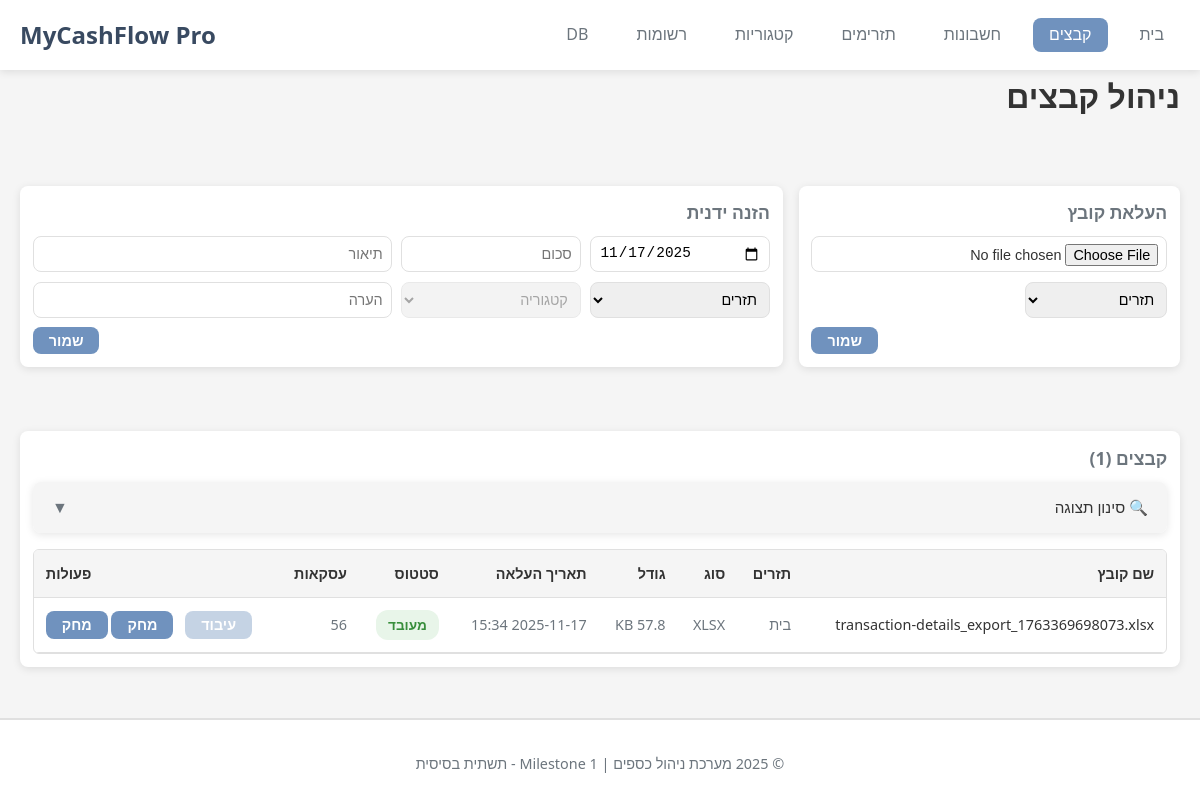
Screenshot of /files/ with the database file from the repository.
### tables this page shows
CREATE TABLE files (
        id INTEGER PRIMARY KEY AUTOINCREMENT,
        flow_id INTEGER NOT NULL,
        account_id INTEGER,
        original_filename TEXT NOT NULL,
        stored_filename TEXT NOT NULL,
        file_path TEXT NOT NULL,
        file_type TEXT NOT NULL,
        source_name TEXT,
        file_size INTEGER,
        encoding TEXT,
        upload_date TIMESTAMP DEFAULT CURRENT_TIMESTAMP,
        processed BOOLEAN DEFAULT 0,
        processed_date TIMESTAMP,
        num_transactions INTEGER DEFAULT 0,
        status TEXT DEFAULT 'pending',
        error_message TEXT,
        created_at TIMESTAMP DEFAULT CURRENT_TIMESTAMP,
        FOREIGN KEY (flow_id) REFERENCES flows(id) ON DELETE CASCADE,
        FOREIGN KEY (account_id) REFERENCES accounts(id) ON DELETE SET NULL
    );

CREATE TABLE flows (
        id INTEGER PRIMARY KEY AUTOINCREMENT,
        name TEXT NOT NULL UNIQUE,
        description TEXT,
        icon TEXT,
        color TEXT DEFAULT '#4A90E2',
        is_active BOOLEAN DEFAULT 1,
        created_at TIMESTAMP DEFAULT CURRENT_TIMESTAMP,
        updated_at TIMESTAMP DEFAULT CURRENT_TIMESTAMP
    );

### routes/files.py (the view)
@files_bp.route('/files')
@files_bp.route('/files/')
def files_list():
    try:
        import database
        flow_id = request.args.get('flow_id', type=int)
        files = file_service.get_all_files(flow_id)
        conn = database.get_connection()
        cursor = conn.cursor()
        cursor.execute('''
            SELECT id, name, description, is_active
            FROM flows
            WHERE is_active = 1
            ORDER BY id
        ''')
        flows = []
        for row in cursor.fetchall():
            flows.append({
                'id': row[0],
                'name': row[1],
                'description': row[2],
                'is_active': row[3]
            })
        conn.close()
        return render_template('files/files.html',
                             files=files,
                             flows=flows,
                             current_flow_id=flow_id)
    except Exception as e:
        return f"שגיאה: {str(e)}", 500

### database.py (called while the page is built)
def get_connection():
    os.makedirs('data', exist_ok=True)
    conn = sqlite3.connect(DB_PATH, timeout=30.0)  # המתנה עד 30 שניות לנעילה
    conn.row_factory = sqlite3.Row  # מאפשר גישה לעמודות לפי שם
    conn.execute('PRAGMA foreign_keys = ON')  # אכיפת foreign keys
    conn.execute('PRAGMA journal_mode=WAL')  # מצב Write-Ahead Logging לביצועים טובים יותר
    return conn

### templates/files/files.html (shortened to what this page needs)
{% extends "base.html" %}
{% block content %}
<div class="page-header">
    <h2>ניהול קבצים</h2>
</div>
<div style="display: grid; grid-template-columns: 1fr 2fr; gap: 1rem; margin-bottom: 1rem;">
    <div class="flows-section">
        <h3>העלאת קובץ</h3>
        <form id="uploadForm" class="compact-form" enctype="multipart/form-data">
            <div class="form-row">
                <div class="form-field">
                    <input type="file" id="file" name="file" accept=".xlsx,.xls,.csv,.tsv,.pdf,.dat" title="Excel, PDF, CSV, TSV, DAT | מקסימום: 50MB" placeholder="Excel, PDF, CSV, TSV, DAT | מקסימום: 50MB" required>
                </div>
            </div>
            <div class="form-row">
                <div class="form-field" style="max-width: 40%;">
                    <select id="flow_id" name="flow_id" required>
                        <option value="">תזרים</option>
                    </select>
                </div>
            </div>
            <div class="form-row">
                <button type="submit" class="btn btn-primary btn-compact" id="uploadBtn">שמור</button>
            </div>
        </form>
    </div>
    <div class="flows-section">
        <h3>הזנה ידנית</h3>
        <form id="manualForm" class="compact-form">
            <div class="form-row">
                <div class="form-field">
                    <input type="date" id="manual_date" name="date" required>
                </div>
                <div class="form-field">
                    <input type="number" id="manual_amount" name="amount" step="0.01" placeholder="סכום" required>
                </div>
                <div class="form-field" style="flex: 2;">
                    <input type="text" id="manual_description" name="description" placeholder="תיאור" required>
                </div>
            </div>
            <div class="form-row">
                <div class="form-field">
                    <select id="manual_flow_id" name="flow_id" required onchange="loadCategories()">
                        <option value="">תזרים</option>
                    </select>
                </div>
                <div class="form-field">
                    <select id="manual_category_id" name="category_id" required disabled>
                        <option value="">קטגוריה</option>
                    </select>
                </div>
                <div class="form-field" style="flex: 2;">
                    <input type="text" id="manual_notes" name="notes" placeholder="הערה">
                </div>
            </div>
            <div class="form-row">
                <button type="submit" class="btn btn-primary btn-compact" id="manualBtn">שמור</button>
            </div>
        </form>
    </div>
</div>
<div class="flows-section">
    <h3>קבצים ({{ files|length }})</h3>
    <div class="filter-panel" id="filterPanel" onmouseleave="closeFilterPanel()">
        <div class="filter-header" onclick="toggleFilterPanel()">
            <h4>🔍 סינון תצוגה</h4>
            <span class="filter-toggle-icon" id="filterToggle">▼</span>
        </div>
    </div>
    {% if files %}
    <div class="table-scroll">
        <table class="files-table data-table">
            <thead>
                <tr>
                    <th>שם קובץ</th>
                    <th>תזרים</th>
                    <th>סוג</th>
                    <th>גודל</th>
                    <th>תאריך העלאה</th>
                    <th>סטטוס</th>
                    <th>עסקאות</th>
                    <th style="text-align: left;">פעולות</th>
                </tr>
            </thead>
            <tbody id="filesTableBody">
                {% for file in files %}
                <tr data-flow="{{ file.flow_name }}"
                    data-status="{{ file.status }}"
                    data-type="{{ file.file_type }}"
                    data-date="{{ file.upload_date[:10] if file.upload_date else '' }}"
                    data-file-id="{{ file.id }}"
                    data-stored-filename="{{ file.stored_filename }}">
                    <td style="color: #333;">
                        {{ file.original_filename }}
                    </td>
                    <td>{{ file.flow_name }}</td>
                    <td>{{ file.file_type }}</td>
                    <td>
                        {% if file.file_size %}
                            {{ "%.1f"|format(file.file_size / 1024) }} KB
                        {% else %}
                            -
                        {% endif %}
                    </td>
                    <td>{{ file.upload_date[:16] if file.upload_date else '-' }}</td>
                    <td>
                        {% if file.status == 'processed' %}
                            <span class="status-badge status-processed">מעובד</span>
                        {% elif file.status == 'error' %}
                            <span class="status-badge status-error">שגיאה</span>
                        {% else %}
                            <span class="status-badge status-uploaded">הועלה</span>
                        {% endif %}
                    </td>
                    <td>{{ file.num_transactions }}</td>
                    <td style="text-align: left; white-space: nowrap;">
                        <button
                            class="filter-btn filter-btn-primary"
                            onclick="processFile({{ file.id }}, '{{ file.original_filename }}')"
                            style="margin-left: 0.5rem;{% if file.processed %} opacity: 0.4; cursor: not-allowed;{% endif %}"
                            {% if file.processed %}disabled{% endif %}>
                            עיבוד
                        </button>
                        <button
                            class="filter-btn filter-btn-primary"
                            onclick="deleteFile({{ file.id }}, '{{ file.original_filename }}', {{ file.num_transactions }})">
                            מחק
                        </button>
                        <button
                            class="filter-btn filter-btn-primary"
                            onclick="deleteFile({{ file.id }}, '{{ file.original_filename }}', {{ file.num_transactions }})">
                            מחק
                        </button>
                    </td>
                </tr>
                {% endfor %}
            </tbody>
        </table>
    </div>
    {% else %}
    <div class="no-data">
        <div style="font-size: 3rem; opacity: 0.3; margin-bottom: 1rem;">📂</div>
        <p>טרם הועלו קבצים</p>
        <p style="font-size: 0.9rem; margin-top: 0.5rem;">השתמש בטופס למעלה להעלאת קובץ ראשון</p>
    </div>
    {% endif %}
</div>
{% endblock %}

### static/css/style.css (style rules this page uses)
:root { --primary-color: #7092BE; --secondary-color: #6C757D; --light-gray: #F5F5F5; --medium-gray: #E0E0E0; --dark-gray: #333333; --success-color: #28A745; --warning-color: #FFC107; --error-color: #DC3545; --white: #FFFFFF; --border-radius: 8px; --shadow: 0 2px 8px rgba(0, 0, 0, 0.1); }
* { margin: 0; padding: 0; box-sizing: border-box; }
body { font-family: 'Segoe UI', Tahoma, Geneva, Verdana, sans-serif; direction: rtl; text-align: right; background-color: var(--light-gray); color: var(--dark-gray); line-height: 1.6; }
h2 { color: var(--dark-gray); font-size: 2rem; margin-bottom: 1rem; font-weight: 600; }
h3 { color: var(--secondary-color); font-size: 1.5rem; margin: 2rem 0 1rem; font-weight: 600; }
h4 { color: var(--secondary-color); font-size: 1.2rem; margin: 1rem 0 0.5rem; }
.flows-section { background-color: var(--white); padding: 2rem; border-radius: var(--border-radius); box-shadow: var(--shadow); margin: 2rem 0; }
.page-header { margin-bottom: 2rem; }
.table-scroll { overflow-x: auto; border: 1px solid var(--medium-gray); border-radius: 6px; }
.data-table { width: 100%; border-collapse: collapse; font-size: 0.9rem; }
.data-table thead { background-color: var(--light-gray); }
.data-table th, .data-table td { padding: 0.75rem; text-align: right; border-bottom: 1px solid var(--medium-gray); }
.data-table th { font-weight: 600; color: var(--dark-gray); }
.data-table td { color: var(--secondary-color); }
.btn { padding: 0.75rem 1.5rem; border: none; border-radius: var(--border-radius); font-size: 1rem; font-weight: 600; cursor: pointer; transition: all 0.3s; text-decoration: none; display: inline-block; }
.btn-primary { background-color: var(--primary-color); color: var(--white); }

### templates/files/files.html (style rules this page uses)
:root { --input-height: 36px; --button-height: 28px; --section-padding: 0.8rem; }
.compact-form { display: flex; flex-wrap: wrap; gap: 0.6rem; }
.compact-form .form-row { display: flex; gap: 0.6rem; width: 100%; align-items: center; }
.compact-form .form-field { flex: 1; min-width: 120px; }
.compact-form input, .compact-form select { width: 100%; height: var(--input-height); padding: 0 0.5rem; border: 1px solid var(--medium-gray); border-radius: var(--border-radius); font-size: 0.9rem; line-height: 1.2; box-sizing: border-box; }
.compact-form input[type="file"] { cursor: pointer; padding: 0.4rem 0.5rem; display: flex; align-items: center; }
.btn-compact { padding: 0.4rem 1rem; font-size: 0.9rem; white-space: nowrap; display: inline-flex; align-items: center; justify-content: center; line-height: 1; border: none; border-radius: var(--border-radius); cursor: pointer; transition: all 0.3s; }
.flows-section { padding: var(--section-padding); }
.flows-section h3 { font-size: 1.1rem; margin: 0 0 0.6rem 0; }
.filter-panel { background: var(--white); border-radius: var(--border-radius); box-shadow: var(--shadow); margin-bottom: 1rem; overflow: hidden; }
.filter-header { padding: 0.8rem 1.2rem; background: var(--light-gray); cursor: pointer; display: flex; justify-content: space-between; align-items: center; transition: background 0.2s; }
.filter-header h4 { margin: 0; font-size: 0.95rem; color: var(--dark-gray); font-weight: 500; }
.filter-toggle-icon { font-size: 1rem; color: var(--secondary-color); transition: transform 0.3s; }
.filter-btn { padding: 0.4rem 1rem; border: none; border-radius: var(--border-radius); font-size: 0.9rem; font-weight: 600; cursor: pointer; transition: all 0.2s; }
.filter-btn-primary { background: #7092BE; color: var(--white); }
.status-badge { display: inline-block; padding: 0.25rem 0.75rem; border-radius: 12px; font-size: 0.85rem; font-weight: 600; }
.status-processed { background: #E8F5E9; color: #388E3C; }

### rows the page displays
files: original_filename "transaction-details_export_1763369698073.xlsx", flow_name "בית", file_type "XLSX", upload_date "2025-11-17 15:34", status "מעובד", num_transactions "56"

### other values shown
{{ files|length }} "1"
